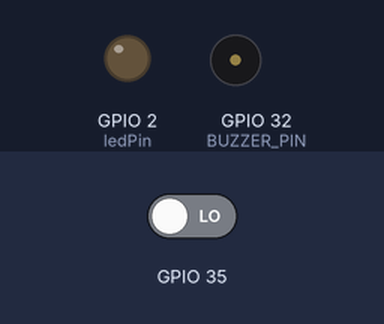
This sketch was run on a simulated ESP32. Parts: output pins drawn as LEDs (lit = HIGH), buzzer (waves = sounding). The test bench sets the inputs (shaded band); at power-on: GPIO 35 LOW. WiFi joins after 1.5 s; servers stay silent unless stated; what the sketch prints to the serial monitor is not drawn.

Above: at 4.7 s.
4.8 s: GPIO 35 driven HIGH
At 5.6 s:
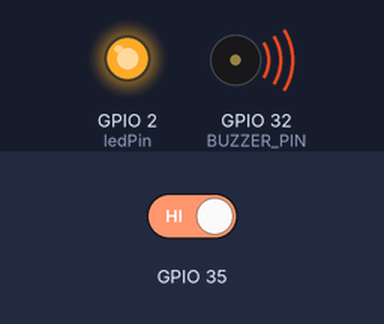
At 7.02 s:
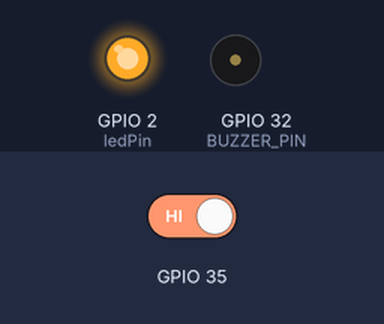
Timing chart, 0 to 13.8 s (numbered marks = the images above; inputs shaded):
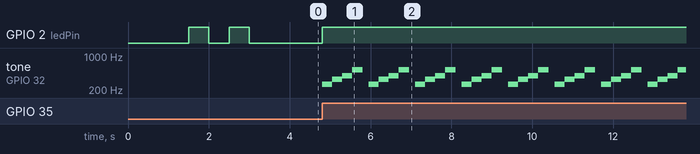

The sketch:

CompuBell.ino
```cpp
#include <WiFi.h>
#include <WiFiMulti.h>
#include "FirebaseESP32.h"
#include <Tone32.h>

#define BUZZER_PIN 32
#define BUZZER_CHANNEL 0

FirebaseData firebaseData;

WiFiMulti WiFiMulti;
int ledPin = 2;      // select the pin for the LED
bool count = false;
const char* ssid     = "Don t Dare to Click 2.4";
const char* password = "Kushagra12345";
#define FIREBASE_HOST "https://compubell-8cfcb-default-rtdb.firebaseio.com/"
#define FIREBASE_AUTH "zwxheKFxzueOpC1fVIdOrmsZv1tJbW8YtuapkIQh"
static bool hasWifi = false;


void setup() {
  // declare the ledPin as an OUTPUT:
  pinMode(ledPin, OUTPUT);
  pinMode(35, INPUT);
  Serial.begin(9600);
  Serial.println("Connecting to Wifi");
  Serial.println("Connecting...");
  WiFi.begin(ssid, password);
  while (WiFi.status() != WL_CONNECTED) {
    delay(500);
    Serial.print(".");
  }
  hasWifi = true;
  Serial.println("WiFi connected");
  Serial.println("IP address: ");
  Serial.println(WiFi.localIP());
  Firebase.begin(FIREBASE_HOST, FIREBASE_AUTH);
  Firebase.reconnectWiFi(true);
  for (int i = 0; i < 2; i++) {
    digitalWrite(ledPin, HIGH);
    delay(500);
    digitalWrite(ledPin, LOW);
    delay(500);
  }
}

void loop() {

  if (digitalRead(35)) {
    digitalWrite(ledPin, HIGH);
    Serial.println("Pressed");

    count = !count;
    tone(BUZZER_PIN, NOTE_C4, 250, BUZZER_CHANNEL);
    noTone(BUZZER_PIN, BUZZER_CHANNEL);
    tone(BUZZER_PIN, NOTE_E4, 250, BUZZER_CHANNEL);
    noTone(BUZZER_PIN, BUZZER_CHANNEL);
    tone(BUZZER_PIN, NOTE_G4, 250, BUZZER_CHANNEL);
    noTone(BUZZER_PIN, BUZZER_CHANNEL);
    tone(BUZZER_PIN, NOTE_C5, 250, BUZZER_CHANNEL);
    noTone(BUZZER_PIN, BUZZER_CHANNEL);
    Firebase.setInt(firebaseData, "/value", count);

  } else {
    digitalWrite(ledPin, LOW);
  }
}
```

Measured:
- after the input at 4.8 s, GPIO 2 (ledPin): LOW → HIGH at once; tone on GPIO 32 (BUZZER_PIN): silent → 262 Hz at once, then repeats every 1.2 s: 330 Hz 0.25 s, 392 Hz 0.25 s, 523 Hz 0.25 s, silent 0.15 s, 262 Hz 0.25 s
